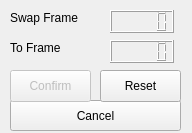
<?xml version="1.0" encoding="UTF-8"?>
<ui version="4.0">
 <class>SwapFrames</class>
 <widget class="QMainWindow" name="SwapFrames">
  <property name="geometry">
   <rect>
    <x>0</x>
    <y>0</y>
    <width>192</width>
    <height>133</height>
   </rect>
  </property>
  <property name="windowTitle">
   <string>Swap</string>
  </property>
  <widget class="QWidget" name="centralwidget">
   <widget class="QLCDNumber" name="LCDDisplay1">
    <property name="geometry">
     <rect>
      <x>110</x>
      <y>10</y>
      <width>64</width>
      <height>23</height>
     </rect>
    </property>
   </widget>
   <widget class="QPushButton" name="cancelButton">
    <property name="geometry">
     <rect>
      <x>10</x>
      <y>100</y>
      <width>171</width>
      <height>31</height>
     </rect>
    </property>
    <property name="text">
     <string>Cancel</string>
    </property>
   </widget>
   <widget class="QLCDNumber" name="LCDDisplay2">
    <property name="geometry">
     <rect>
      <x>110</x>
      <y>40</y>
      <width>64</width>
      <height>23</height>
     </rect>
    </property>
   </widget>
   <widget class="QLabel" name="LCDLabel2">
    <property name="geometry">
     <rect>
      <x>10</x>
      <y>40</y>
      <width>81</width>
      <height>16</height>
     </rect>
    </property>
    <property name="text">
     <string>To Frame</string>
    </property>
   </widget>
   <widget class="QLabel" name="LCDLabel1">
    <property name="geometry">
     <rect>
      <x>10</x>
      <y>10</y>
      <width>81</width>
      <height>16</height>
     </rect>
    </property>
    <property name="text">
     <string>Swap Frame</string>
    </property>
   </widget>
   <widget class="QPushButton" name="confirmButton">
    <property name="enabled">
     <bool>false</bool>
    </property>
    <property name="geometry">
     <rect>
      <x>10</x>
      <y>70</y>
      <width>81</width>
      <height>32</height>
     </rect>
    </property>
    <property name="text">
     <string>Confirm</string>
    </property>
   </widget>
   <widget class="QPushButton" name="resetButton">
    <property name="geometry">
     <rect>
      <x>100</x>
      <y>70</y>
      <width>81</width>
      <height>32</height>
     </rect>
    </property>
    <property name="text">
     <string>Reset</string>
    </property>
   </widget>
  </widget>
 </widget>
 <resources/>
 <connections/>
</ui>
